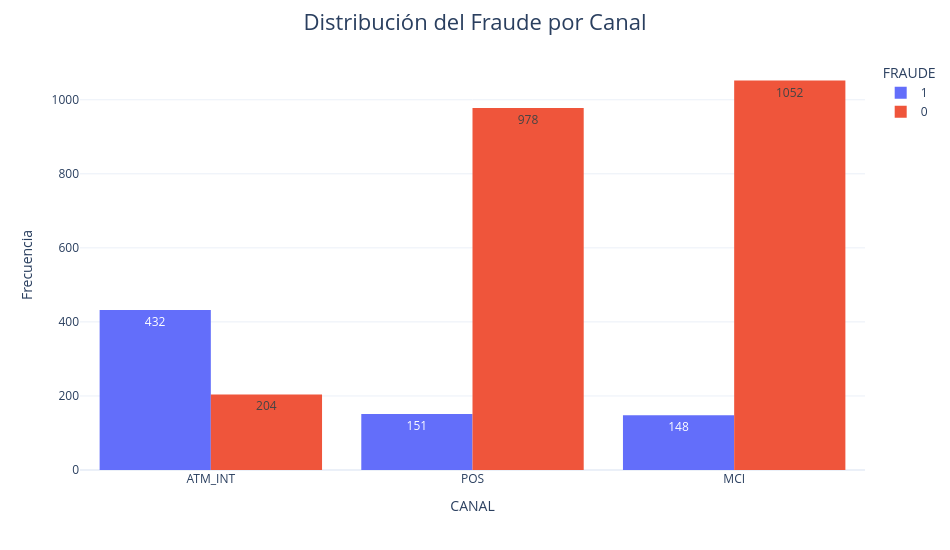

This figure's notebook cell:
### Markdown cell above
### Gráfico de Barras Agrupadas

### Code cell
# =========================================================
# DISTRIBUCIÓN DEL FRAUDE POR CANAL
# =========================================================

fig = px.histogram(
    data,
    x='CANAL',
    color='FRAUDE',
    barmode='group',
    text_auto=True
)

fig.update_traces(
    hovertemplate=
    '<b>Canal</b>: %{x}<br>' +
    '<b>Frecuencia</b>: %{y}<br>' +
    '<b>Fraude</b>: %{fullData.name}<extra></extra>'
)

fig.update_layout(

    template='plotly_white',

    title={
        'text': 'Distribución del Fraude por Canal',
        'x': 0.5,
        'font': {'size': 22}
    },

    xaxis_title='CANAL',
    yaxis_title='Frecuencia',

    legend_title='FRAUDE',

    width=950,
    height=550,

    bargap=0.15
)

fig.show()

### Figure 1 — Plotly figure (JSON) as saved in the notebook; plotly's stock layout.template omitted (floating-point values rounded to 4 significant figures; data arrays with more than 128 entries replaced by an {"elided": "..."} marker saying what was removed)
{"data": [{"alignmentgroup": "True", "bingroup": "x", "hovertemplate": "<b>Canal</b>: %{x}<br><b>Frecuencia</b>: %{y}<br><b>Fraude</b>: %{fullData.name}<extra></extra>", "legendgroup": "1", "marker": {"color": "#636efa", "pattern": {"shape": ""}}, "name": "1", "offsetgroup": "1", "orientation": "v", "showlegend": true, "texttemplate": "%{value}", "type": "histogram", "x": {"elided": "731 str values"}, "xaxis": "x", "yaxis": "y"}, {"alignmentgroup": "True", "bingroup": "x", "hovertemplate": "<b>Canal</b>: %{x}<br><b>Frecuencia</b>: %{y}<br><b>Fraude</b>: %{fullData.name}<extra></extra>", "legendgroup": "0", "marker": {"color": "#EF553B", "pattern": {"shape": ""}}, "name": "0", "offsetgroup": "0", "orientation": "v", "showlegend": true, "texttemplate": "%{value}", "type": "histogram", "x": {"elided": "2234 str values"}, "xaxis": "x", "yaxis": "y"}], "layout": {"bargap": 0.15, "barmode": "group", "height": 550, "legend": {"title": {"text": "FRAUDE"}, "tracegroupgap": 0}, "margin": {"t": 60}, "title": {"font": {"size": 22}, "text": "Distribución del Fraude por Canal", "x": 0.5}, "width": 950, "xaxis": {"anchor": "y", "domain": [0, 1], "title": {"text": "CANAL"}}, "yaxis": {"anchor": "x", "domain": [0, 1], "title": {"text": "Frecuencia"}}}}
